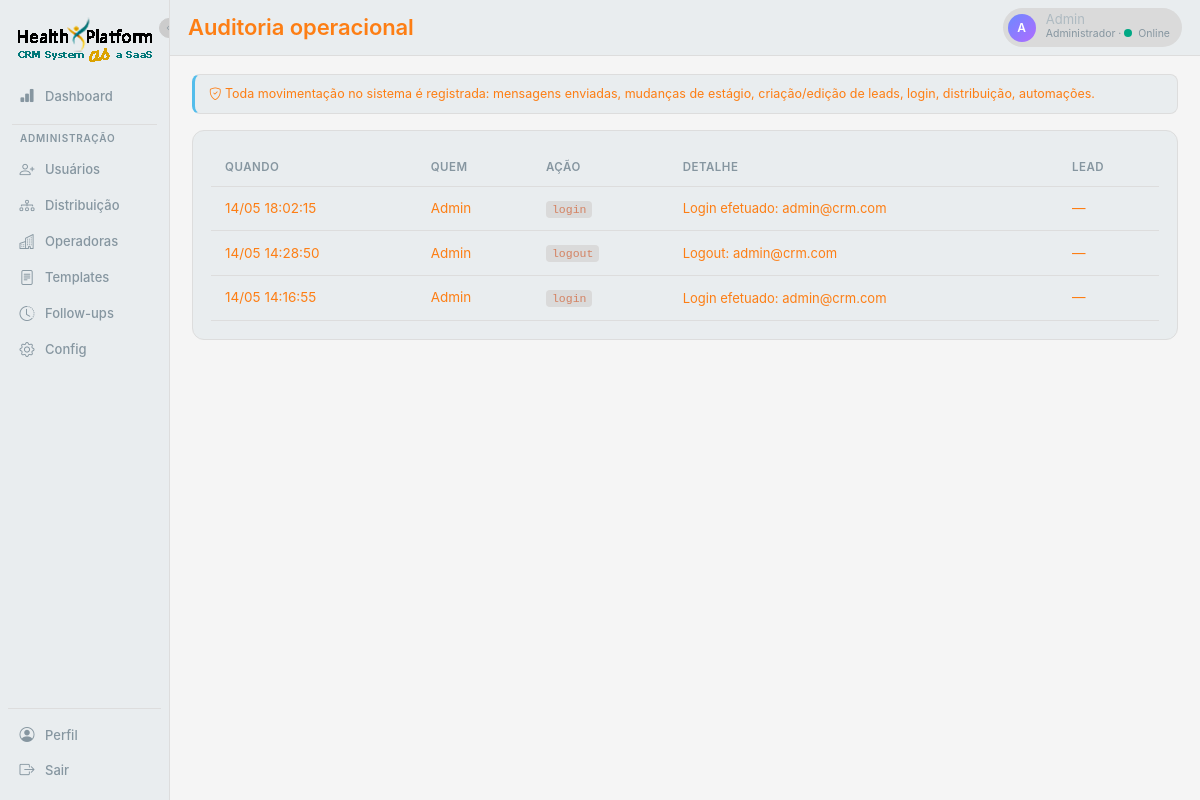
The app's page /auditoria (signed in), older data.
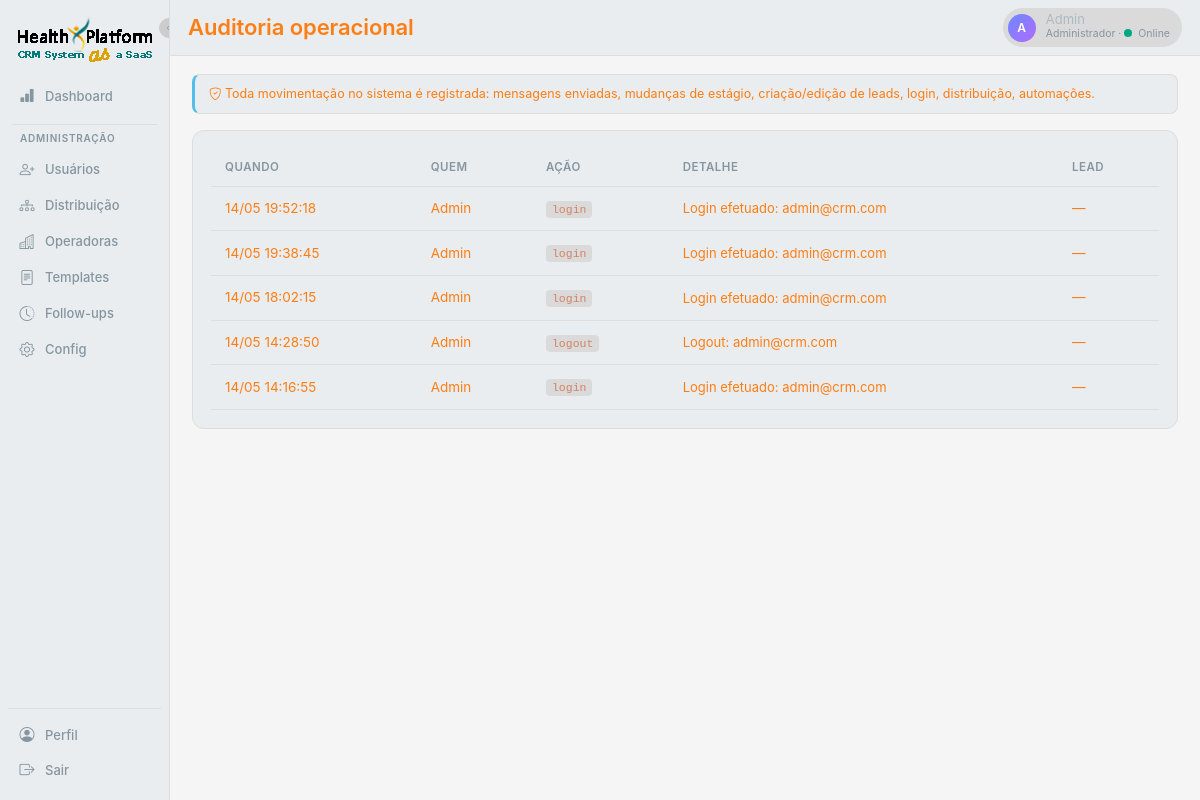
The same page, newer data.
### app.py (models this page shows, shortened)
class User(db.Model):
    __tablename__ = 'users'
    id = db.Column(db.Integer, primary_key=True)
    name = db.Column(db.String(120), nullable=False)
    email = db.Column(db.String(120), unique=True, nullable=False)
    password_hash = db.Column(db.String(255), nullable=False)
    role = db.Column(db.String(20), default='consultor')  # master | admin | coordenador | lider | consultor
    weekly_quota = db.Column(db.Integer, default=20)
    is_online = db.Column(db.Boolean, default=True)
    is_active = db.Column(db.Boolean, default=True)
    is_blocked = db.Column(db.Boolean, default=False)  # bloqueado por master/coordenador (não recebe lead, não envia msg)
    blocked_reason = db.Column(db.String(255), default='')
    created_at = db.Column(db.DateTime, default=datetime.utcnow)
    manager_id = db.Column(db.Integer, db.ForeignKey('users.id'))
    manager = db.relationship('User', remote_side=[id], backref='subordinados')
    favorite_templates = db.Column(db.String(255), default='')  # ids separados por vírgula (max 3)
    favorite_followups = db.Column(db.String(255), default='')  # ids separados por vírgula (max 5)
    cadence_per_day = db.Column(db.Integer, default=2)        # quantos FUPs por dia (1-4)
    cadence_days = db.Column(db.Integer, default=3)           # quantos dias mantém cadência (1-3)
    cadence_interval_hours = db.Column(db.Integer, default=3) # intervalo mínimo entre FUPs no mesmo dia

class AuditLog(db.Model):
    __tablename__ = 'audit_logs'
    id = db.Column(db.Integer, primary_key=True)
    user_id = db.Column(db.Integer, db.ForeignKey('users.id'))
    lead_id = db.Column(db.Integer, db.ForeignKey('leads.id'))
    action = db.Column(db.String(60), nullable=False)
    detail = db.Column(db.Text)
    created_at = db.Column(db.DateTime, default=datetime.utcnow)
    user = db.relationship('User')
    lead = db.relationship('Lead')

### app.py (the view)
@app.route('/auditoria')
@admin_required
def auditoria():
    page = request.args.get('page', 1, type=int)
    logs = AuditLog.query.order_by(desc(AuditLog.created_at)).limit(500).all()
    return render_template('auditoria.html', logs=logs)

### app.py (called while the page is built)
def current_user():
    uid = session.get('user_id')
    if not uid:
        return None
    return db.session.get(User, uid)

def role_required(*allowed_roles):
    def deco(f):
        @wraps(f)
        def wrap(*args, **kwargs):
            u = current_user()
            if not u or u.role not in allowed_roles:
                flash(f'Apenas {", ".join(allowed_roles)} podem acessar essa página.', 'danger')
                return redirect(url_for('dashboard'))
            return f(*args, **kwargs)
        return wrap
    return deco

def filter_leads_by_visibility(query, user):
    if user.role == 'master':
        return query
    if user.role == 'coordenador':
        return query.filter(Lead.owner_id.in_(visible_user_ids(user)))
    if user.role in ('lider', 'admin'):
        return query.filter(db.false())
    return query.filter(Lead.owner_id == user.id)

### templates/auditoria.html (shortened to what this page needs)
{% extends 'base.html' %}
{% set active_nav = 'auditoria' %}
{% block page_title %}Auditoria operacional{% endblock %}
{% block content %}
<div class="alert alert-info mb-3" style="font-size:12.5px;">
  <i class="bi bi-shield-check"></i>
  Toda movimentação no sistema é registrada: mensagens enviadas, mudanças de estágio, criação/edição de leads, login, distribuição, automações.
</div>
<div class="card-x">
  <table class="x-table">
    <thead><tr><th>Quando</th><th>Quem</th><th>Ação</th><th>Detalhe</th><th>Lead</th></tr></thead>
    <tbody>
      {% for log in logs %}
      <tr>
        <td class="text-mute" style="white-space:nowrap;">{{ log.created_at.strftime('%d/%m %H:%M:%S') }}</td>
        <td>{% if log.user %}{{ log.user.name }}{% else %}<span class="chip">sistema</span>{% endif %}</td>
        <td><code style="background:var(--bg-elev);padding:2px 6px;border-radius:4px;font-size:11.5px;color:var(--brand);">{{ log.action }}</code></td>
        <td class="fs-13 text-soft">{{ log.detail or '—' }}</td>
        <td>
          {% if log.lead %}
            <a href="{{ url_for('lead_detail', lead_id=log.lead_id) }}">{{ log.lead.name }}</a>
          {% else %}—{% endif %}
        </td>
      </tr>
      {% else %}
      <tr><td colspan="5" class="text-center text-mute">Sem registros.</td></tr>
      {% endfor %}
    </tbody>
  </table>
</div>
{% endblock %}

### templates/base.html (shortened to what this page needs)
<!doctype html>
<html lang="pt-BR">
<head>
  <link href="https://cdn.jsdelivr.net/npm/bootstrap@5.3.2/dist/css/bootstrap.min.css" rel="stylesheet">
  <link href="https://cdn.jsdelivr.net/npm/bootstrap-icons@1.11.2/font/bootstrap-icons.css" rel="stylesheet">
  <link rel="stylesheet" href="{{ url_for('static', filename='css/app.css') }}">
</head>
<body data-lead-id="{{ lead_id_for_js or '' }}"
      data-user-id="{{ current_user.id if current_user else '' }}"
      data-user-role="{{ current_user.role if current_user else '' }}">
{% if current_user %}
<div class="app-shell">
  <aside class="sidebar">
    <button type="button" class="sidebar-toggle" onclick="toggleSidebar()" title="Expandir/recolher menu">
      <i class="bi bi-chevron-left"></i>
    </button>
    <div class="brand" title="CRM Conversacional">
      <img src="{{ url_for('static', filename='imgs/logo.png') }}" alt="Logo" class="logo">
    </div>
    <a href="{{ url_for('dashboard') }}" data-tip="Dashboard" class="nav-item {% if active_nav == 'dashboard' %}active{% endif %}">
      <i class="bi bi-bar-chart-fill"></i><span class="nav-label">Dashboard</span>
    </a>
    {% if current_user.role in ('master', 'admin') %}
    <div class="nav-divider"></div>
    <div class="nav-section-label">Administração</div>
    <a href="{{ url_for('usuarios') }}" data-tip="Usuários" class="nav-item {% if active_nav == 'usuarios' %}active{% endif %}">
      <i class="bi bi-person-plus"></i><span class="nav-label">Usuários</span>
    </a>
    <a href="{{ url_for('distribuicao') }}" data-tip="Distribuição" class="nav-item {% if active_nav == 'distribuicao' %}active{% endif %}">
      <i class="bi bi-diagram-3"></i><span class="nav-label">Distribuição</span>
    </a>
    <a href="{{ url_for('operadoras_list') }}" data-tip="Operadoras" class="nav-item {% if active_nav == 'operadoras' %}active{% endif %}">
      <i class="bi bi-buildings"></i><span class="nav-label">Operadoras</span>
    </a>
    <a href="{{ url_for('templates_list') }}" data-tip="Templates" class="nav-item {% if active_nav == 'templates' %}active{% endif %}">
      <i class="bi bi-file-text"></i><span class="nav-label">Templates</span>
    </a>
    <a href="{{ url_for('followups_list') }}" data-tip="Follow-ups" class="nav-item {% if active_nav == 'followups' %}active{% endif %}">
      <i class="bi bi-clock-history"></i><span class="nav-label">Follow-ups</span>
    </a>
    <a href="{{ url_for('configuracoes') }}" data-tip="Configurações" class="nav-item {% if active_nav == 'config' %}active{% endif %}">
      <i class="bi bi-gear"></i><span class="nav-label">Config</span>
    </a>
    {% endif %}
    <div class="nav-bottom">
      <a href="{{ url_for('perfil') }}" data-tip="Perfil" class="nav-item {% if active_nav == 'perfil' %}active{% endif %}">
        <i class="bi bi-person-circle"></i><span class="nav-label">Perfil</span>
      </a>
      <a href="{{ url_for('logout') }}" data-tip="Sair" class="nav-item">
        <i class="bi bi-box-arrow-right"></i><span class="nav-label">Sair</span>
      </a>
    </div>
  </aside>
  <main class="main">
    <div class="topbar">
      <div class="page-title">{% block page_title %}{% endblock %}</div>
      <div class="user-chip">
        <div class="avatar">{{ current_user.name[0]|upper }}</div>
        <div>
          <div style="line-height:1;">{{ current_user.name }}</div>
          <div style="font-size:10.5px;color:var(--text-mute);">
            {% if current_user.role == 'admin' %}Administrador{% else %}Consultor{% endif %}
            · <span class="status-dot {% if current_user.is_online %}online{% else %}offline{% endif %}"></span>{% if current_user.is_online %}Online{% else %}Offline{% endif %}
          </div>
        </div>
      </div>
    </div>
    <div class="content {% block content_class %}{% endblock %}">
      {% block content %}{% endblock %}
    </div>
  </main>
</div>
{% else %}
{% block anon %}{% endblock %}
{% endif %}
</body>
</html>

Row changes from the older to the newer data that the page shows:
added AuditLog: created_at "14/05 19:52:18", user.name "Admin", action "login", detail "Login efetuado: admin@crm.com"
added AuditLog: created_at "14/05 19:38:45", user.name "Admin", action "login", detail "Login efetuado: admin@crm.com"
